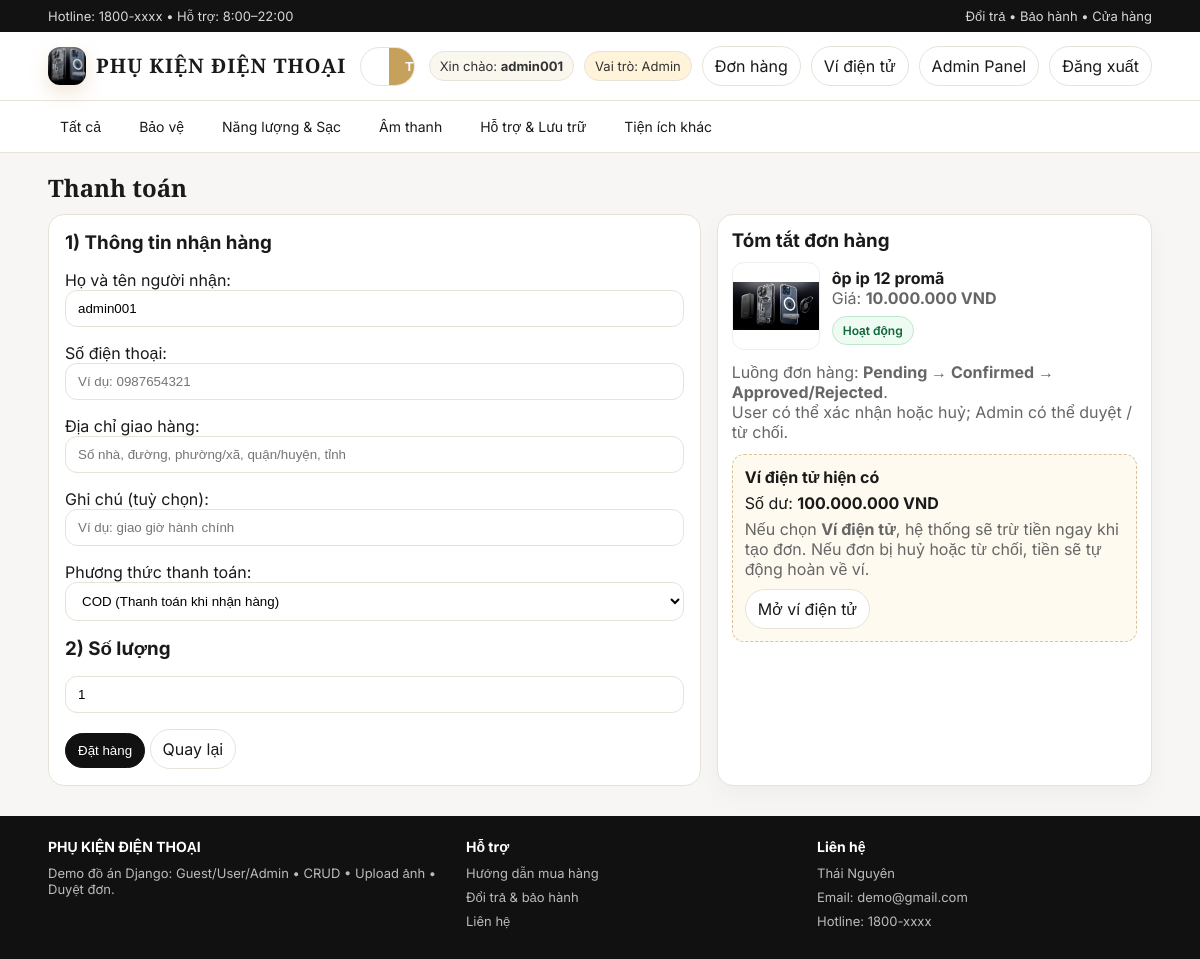
Page /dat-hang/27/ (signed in) on the committed database.
### shop/models.py (models this page shows, shortened)
class SanPham(models.Model):
    TRANG_THAI = [
        ("active", "Hoạt động"),
        ("inactive", "Ngừng kinh doanh"),
    ]
    LOAI_SAN_PHAM = [
        ("bao_ve", "Bảo vệ"),
        ("nang_luong_sac", "Năng lượng & Sạc"),
        ("am_thanh", "Âm thanh"),
        ("ho_tro_luu_tru", "Hỗ trợ & Lưu trữ"),
        ("tien_ich_khac", "Tiện ích khác"),
    ]
    ten = models.CharField(max_length=100)
    gia = models.IntegerField(default=0)
    anh = models.ImageField(upload_to="sanpham/", blank=True, null=True, default="sanpham/banner.png")
    trang_thai = models.CharField(max_length=20, choices=TRANG_THAI, default="active")
    loai = models.CharField(max_length=20, choices=LOAI_SAN_PHAM, default="tien_ich_khac")
    @property
    def co_the_dat_hang(self) -> bool:
        return self.trang_thai == "active"

class Wallet(models.Model):
    user = models.OneToOneField(User, on_delete=models.CASCADE, related_name="wallet")
    balance = models.IntegerField(default=0)
    updated_at = models.DateTimeField(auto_now=True)

### shop/views.py (the view, shortened to what this page needs)
# urls.py: path("dat-hang/<int:san_pham_id>/", views.dat_hang, name="dat_hang"),
@login_required
def dat_hang(request, san_pham_id):
    seed_sample_products()
    sp = get_object_or_404(SanPham, id=san_pham_id)
    if not sp.co_the_dat_hang and not request.user.is_staff:
        messages.error(request, "Sản phẩm này đang inactive nên không thể đặt hàng.")
        return redirect("home")
    initial = {
        "ho_ten": request.user.get_full_name() or request.user.username,
        "so_luong": 1,
        "phuong_thuc_tt": "COD",
    }
    form = DatHangForm(request.POST or None, initial=initial if request.method == "GET" else None)
    wallet = get_or_create_wallet(request.user)
    return render(request, "dat_hang.html", {"sp": sp, "form": form, "wallet": wallet})

### shop/forms.py (shortened to what this page needs)
class DatHangForm(BaseStyledForm):
    ho_ten = forms.CharField(max_length=100, widget=forms.TextInput(attrs={"placeholder": "Ví dụ: Trần Bình Minh"}))
    sdt = forms.CharField(max_length=20, widget=forms.TextInput(attrs={"placeholder": "Ví dụ: 0987654321"}))
    dia_chi = forms.CharField(max_length=255, widget=forms.TextInput(attrs={"placeholder": "Số nhà, đường, phường/xã, quận/huyện, tỉnh"}))
    ghi_chu = forms.CharField(max_length=255, required=False, widget=forms.TextInput(attrs={"placeholder": "Ví dụ: giao giờ hành chính"}))
    phuong_thuc_tt = forms.ChoiceField(choices=DonHang.PHUONG_THUC_TT, widget=forms.Select())
    so_luong = forms.IntegerField(min_value=1, widget=forms.NumberInput(attrs={"min": "1", "max": "99"}))
    def __init__(self, *args, **kwargs):
        super().__init__(*args, **kwargs)
        self._apply_common_css()

### shop/forms.py (called while the page is built)
    def _apply_common_css(self):
        for field in self.fields.values():
            css = field.widget.attrs.get("class", "")
            field.widget.attrs["class"] = f"input {css}".strip()

### shop/services.py (called while the page is built)
def seed_sample_products() -> None:
    ds = [
        {
            "ten": "Lắc tay Vàng 99% 0000Y004602",
            "gia": 22_130_000,
            "anh": "sanpham/lac_tay_9999.png",
        },
        {
            "ten": "Mặt dây chuyền Vàng trắng 41,6% (10K) Đính đá ECZ XMXMW003560",
            "gia": 3_990_405,
            "anh": "sanpham/mat_day_ecz.png",
        },
    ]
    for item in ds:
        SanPham.objects.get_or_create(
            ten=item["ten"],
            defaults={
                "gia": item["gia"],
                "anh": item["anh"],
                "trang_thai": "active",
            },
        )

def get_or_create_wallet(user: User) -> Wallet:
    wallet, _ = Wallet.objects.get_or_create(user=user)
    return wallet

### shop/templatetags/tien.py (called while the page is built)
@register.filter
def vnd(x):
    try:
        x = int(x)
        return f"{x:,}".replace(",", ".")
    except Exception:
        return x

### templates/dat_hang.html (shortened to what this page needs)
{% extends "base.html" %}
{% load tien %}
{% block content %}
<h2 style="font-family:'Cormorant Garamond',serif;margin:18px 0 10px;">Thanh toán</h2>
<div class="split-2">
  <div class="formbox" style="max-width:none;">
    <form method="post">
      <h3 style="margin:0 0 10px;">1) Thông tin nhận hàng</h3>
      <p>Họ và tên người nhận:<br>
        {{ form.ho_ten }}
      </p>
      <p>Số điện thoại:<br>
        {{ form.sdt }}
      </p>
      <p>Địa chỉ giao hàng:<br>
        {{ form.dia_chi }}
      </p>
      <p>Ghi chú (tuỳ chọn):<br>
        {{ form.ghi_chu }}
      </p>
      <p>Phương thức thanh toán:<br>
        {{ form.phuong_thuc_tt }}
      </p>
      <h3 style="margin:16px 0 10px;">2) Số lượng</h3>
      <p>
        {{ form.so_luong }}
      </p>
      <button class="btn primary" type="submit">Đặt hàng</button>
      <a class="btn" href="{% url 'home' %}">Quay lại</a>
    </form>
  </div>
  <div class="card" style="padding:14px;">
    <h3 style="margin:0 0 10px;">Tóm tắt đơn hàng</h3>
    <div style="display:flex;gap:12px;align-items:center;">
      <div style="width:88px;height:88px;background:#fff;border:1px solid #eee;border-radius:12px;display:flex;align-items:center;justify-content:center;overflow:hidden;">
        {% if sp.anh %}
          <img src="{{ sp.anh.url }}" alt="{{ sp.ten }}" style="width:100%;height:100%;object-fit:contain;">
        {% else %}
          <span style="color:#999;">No image</span>
        {% endif %}
      </div>
      <div>
        <div style="font-weight:700;">{{ sp.ten }}</div>
        <div style="color:#666;">Giá: <b>{{ sp.gia|vnd }} VND</b></div>
        <div class="status status-{{ sp.trang_thai|lower }}" style="margin-top:8px;display:inline-flex;">{{ sp.get_trang_thai_display }}</div>
      </div>
    </div>
    <div style="margin-top:12px;color:#666;">
      Luồng đơn hàng: <b>Pending → Confirmed → Approved/Rejected</b>.<br>
      User có thể xác nhận hoặc huỷ; Admin có thể duyệt / từ chối.
    </div>
    <div style="margin-top:12px;padding:12px;border:1px dashed #d8c394;border-radius:12px;background:#fffaf0;">
      <div style="font-weight:700;">Ví điện tử hiện có</div>
      <div style="margin-top:6px;">Số dư: <b>{{ wallet.balance|vnd }} VND</b></div>
      <div class="muted" style="margin-top:6px;">Nếu chọn <b>Ví điện tử</b>, hệ thống sẽ trừ tiền ngay khi tạo đơn. Nếu đơn bị huỷ hoặc từ chối, tiền sẽ tự động hoàn về ví.</div>
      <div style="margin-top:10px;"><a class="btn" href="{% url 'wallet' %}">Mở ví điện tử</a></div>
    </div>
  </div>
</div>
{% endblock %}

### templates/base.html (shortened to what this page needs)
{% load static %}
<!DOCTYPE html>
<html>
<head>
  <link rel="stylesheet" href="{% static 'style.css' %}">
</head>
<body>
  <div class="topbar">
    <div class="container">
      <div class="row">
        <div class="muted">Hotline: 1800-xxxx • Hỗ trợ: 8:00–22:00</div>
        <div class="muted">Đổi trả • Bảo hành • Cửa hàng</div>
      </div>
    </div>
  </div>
  <div class="header">
    <div class="container">
      <div class="row">
        <a class="brand" href="{% url 'home' %}">
          <img class="logo" src="{% static 'banner.png' %}" alt="Logo">
          <div>
            <div class="title">PHỤ KIỆN ĐIỆN THOẠI</div>
          </div>
        </a>
        <form class="search" method="get" action="{% url 'home' %}">
          <input name="q" placeholder="Tìm kiếm: ốp điện thoại, tai nghe..." value="{{ request.GET.q|default:'' }}">
          <button type="submit">Tìm</button>
        </form>
        <div class="actions">
          {% if user.is_authenticated %}
            <span class="badge">Xin chào: <b>{{ user.username }}</b></span>
            {% if user.is_staff %}
              <span class="badge role-admin">Vai trò: Admin</span>
            {% else %}
              <span class="badge role-user">Vai trò: User</span>
            {% endif %}
            <a class="btn" href="{% url 'ds_don' %}">Đơn hàng</a>
            <a class="btn" href="{% url 'wallet' %}">Ví điện tử</a>
            {% if user.is_staff %}
              <a class="btn" href="{% url 'admin_dashboard' %}">Admin Panel</a>
            {% endif %}
            <a class="btn" href="{% url 'dang_xuat' %}">Đăng xuất</a>
          {% else %}
            <span class="badge role-guest">Vai trò: Guest</span>
            <a class="btn" href="{% url 'dang_ky' %}">Đăng ký</a>
            <a class="btn primary" href="{% url 'dang_nhap' %}">Đăng nhập</a>
          {% endif %}
                  </div>
      </div>
    </div>
  </div>
  <div class="nav">
    <div class="container">
      <div class="row">
        <a href="{% url 'home' %}">Tất cả</a>
        <a href="{% url 'home' %}?q=Bảo vệ">Bảo vệ</a>
        <a href="{% url 'home' %}?q=Năng lượng">Năng lượng & Sạc</a>
        <a href="{% url 'home' %}?q=Âm thanh">Âm thanh</a>
        <a href="{% url 'home' %}?q=Hỗ trợ">Hỗ trợ & Lưu trữ</a>
        <a href="{% url 'home' %}?q=Tiện ích">Tiện ích khác</a>
      </div>
    </div>
  </div>
  <div class="container">
    {% block content %}{% endblock %}
  </div>
  <div class="footer">
    <div class="container">
      <div class="cols">
        <div>
          <h3>PHỤ KIỆN ĐIỆN THOẠI</h3>
          <p>Demo đồ án Django: Guest/User/Admin • CRUD • Upload ảnh • Duyệt đơn.</p>
        </div>
        <div>
          <h3>Hỗ trợ</h3>
          <p>Hướng dẫn mua hàng</p>
          <p>Đổi trả & bảo hành</p>
          <p>Liên hệ</p>
        </div>
        <div>
          <h3>Liên hệ</h3>
          <p>Thái Nguyên</p>
          <p>Email: demo@gmail.com</p>
          <p>Hotline: 1800-xxxx</p>
        </div>
      </div>
    </div>
  </div>
</body>
</html>

### static/style.css (style rules this page uses)
:root { --bg:#f7f6f4;--card:#fff;--text:#1a1a1a;--muted:#666;--line:#e8e3d9;--gold:#c6a15b;--dark:#111;--success-bg:#eefbf2;--success-line:#bfe7cc;--success-text:#10673a;--error-bg:#fff1f1;--error-line:#ffd2d2;--error-text:#8a1f1f;--warning-bg:#fff8e9;--warning-line:#f2d7a0;--warning-text:#8c5b00;--info-bg:#eef5ff;--info-line:#cddfff;--info-text:#2557a7; }
* { box-sizing:border-box; }
body { margin:0;background:var(--bg);color:var(--text);font-family:"Inter",Arial,sans-serif; }
a { color:inherit;text-decoration:none; }
.container { width:min(1120px,92%);margin:0 auto; }
.topbar { background:#121212;color:#eee;font-size:13px; }
.topbar .row { display:flex;justify-content:space-between;gap:12px;padding:8px 0; }
.topbar .muted { color:#d7d7d7; }
.header { background:#fff;border-bottom:1px solid var(--line); }
.header .row { display:flex;align-items:center;justify-content:space-between;gap:14px;padding:14px 0; }
.brand { display:flex;align-items:center;gap:10px; }
.logo { width:38px;height:38px;border-radius:12px;object-fit:cover;box-shadow:0 8px 18px rgba(198,161,91,.25); }
.brand .title { font-family:"Cormorant Garamond",serif;font-weight:700;letter-spacing:1px;font-size:20px;line-height:1.1; }
.search { flex:1;max-width:540px;display:flex;border:1px solid var(--line);border-radius:999px;overflow:hidden;background:#fff; }
.search input { width:100%;border:0;padding:11px 14px;outline:none;background:transparent; }
.search button { border:0;padding:11px 16px;background:var(--gold);color:#fff;cursor:pointer;font-weight:700; }
.actions { display:flex;gap:10px;align-items:center;flex-wrap:wrap; }
.btn { display:inline-block;padding:9px 12px;border:1px solid var(--line);border-radius:999px;background:#fff;transition:all .18s ease;cursor:pointer; }
.btn.primary { background:#111;color:#fff;border-color:#111; }
.badge { display:inline-block;padding:6px 10px;border-radius:999px;background:#faf7ef;border:1px solid var(--line);font-size:13px;color:#333; }
.role-admin { background:#fff3da; }
.nav { background:#fff;border-bottom:1px solid var(--line); }
.nav .row { display:flex;gap:14px;overflow:auto;padding:10px 0; }
.nav a { white-space:nowrap;font-size:14px;padding:7px 12px;border-radius:999px; }
.card { background:var(--card);border:1px solid var(--line);border-radius:16px;overflow:hidden;box-shadow:0 10px 24px rgba(0,0,0,.04); }
.card .row,.row { display:flex;gap:8px;align-items:center; }
.formbox { background:#fff;border:1px solid var(--line);border-radius:16px;padding:16px;max-width:520px; }
.input,input[type="text"],input[type="number"],input[type="password"],input[type="email"],select { width:100%;max-width:100%;padding:10px 12px;border-radius:12px;border:1px solid var(--line);background:#fff; }
.footer { background:#111;color:#ddd;padding:22px 0;margin-top:30px; }
.footer .cols { display:grid;grid-template-columns:1.2fr 1fr 1fr;gap:16px; }
.footer h3 { margin:0 0 10px;color:#fff;font-size:14px; }
.footer p { margin:0 0 8px;color:#bbb;font-size:13px; }
.split-2 { display:grid;grid-template-columns:1.2fr .8fr;gap:16px; }
.muted { color:var(--muted); }
.status { display:inline-flex;align-items:center;justify-content:center;padding:6px 10px;border-radius:999px;font-size:12px;font-weight:600;border:1px solid transparent;white-space:nowrap; }
.status-approved,.status-active,.status-admin { background:#eefbf2;border-color:#bfe7cc;color:#10673a; }

### rows in the picture
SanPham: anh (picture), ten "ôp ip 12 promã", gia|vnd "10.000.000", trang_thai "Hoạt động"
Wallet: balance|vnd "100.000.000"

### other values in the picture
{{ user.username }} "admin001"
